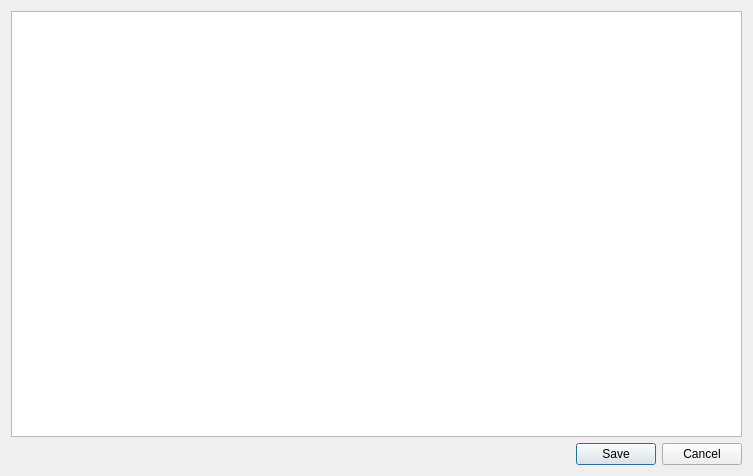
<?xml version="1.0" encoding="UTF-8"?>
<ui version="4.0">
 <class>Dialog</class>
 <widget class="QDialog" name="Dialog">
  <property name="geometry">
   <rect>
    <x>0</x>
    <y>0</y>
    <width>753</width>
    <height>476</height>
   </rect>
  </property>
  <property name="windowTitle">
   <string>Dialog</string>
  </property>
  <layout class="QVBoxLayout" name="verticalLayout">
   <item>
    <widget class="QPlainTextEdit" name="text">
     <property name="font">
      <font>
       <family>Courier 10 Pitch</family>
      </font>
     </property>
     <property name="plainText">
      <string/>
     </property>
    </widget>
   </item>
   <item>
    <widget class="QDialogButtonBox" name="buttonBox">
     <property name="orientation">
      <enum>Qt::Horizontal</enum>
     </property>
     <property name="standardButtons">
      <set>QDialogButtonBox::Cancel|QDialogButtonBox::Save</set>
     </property>
    </widget>
   </item>
  </layout>
 </widget>
 <resources/>
 <connections>
  <connection>
   <sender>buttonBox</sender>
   <signal>accepted()</signal>
   <receiver>Dialog</receiver>
   <slot>accept()</slot>
   <hints>
    <hint type="sourcelabel">
     <x>248</x>
     <y>254</y>
    </hint>
    <hint type="destinationlabel">
     <x>157</x>
     <y>274</y>
    </hint>
   </hints>
  </connection>
  <connection>
   <sender>buttonBox</sender>
   <signal>rejected()</signal>
   <receiver>Dialog</receiver>
   <slot>reject()</slot>
   <hints>
    <hint type="sourcelabel">
     <x>316</x>
     <y>260</y>
    </hint>
    <hint type="destinationlabel">
     <x>286</x>
     <y>274</y>
    </hint>
   </hints>
  </connection>
 </connections>
</ui>
